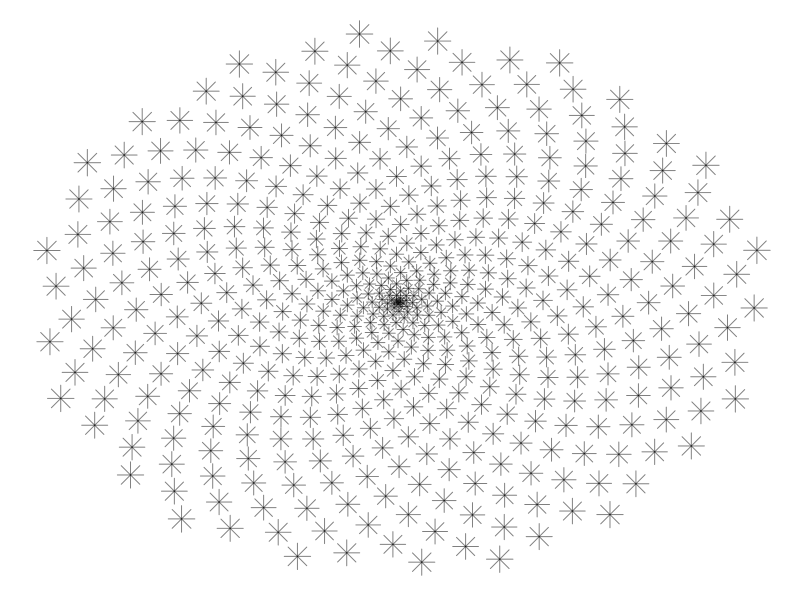
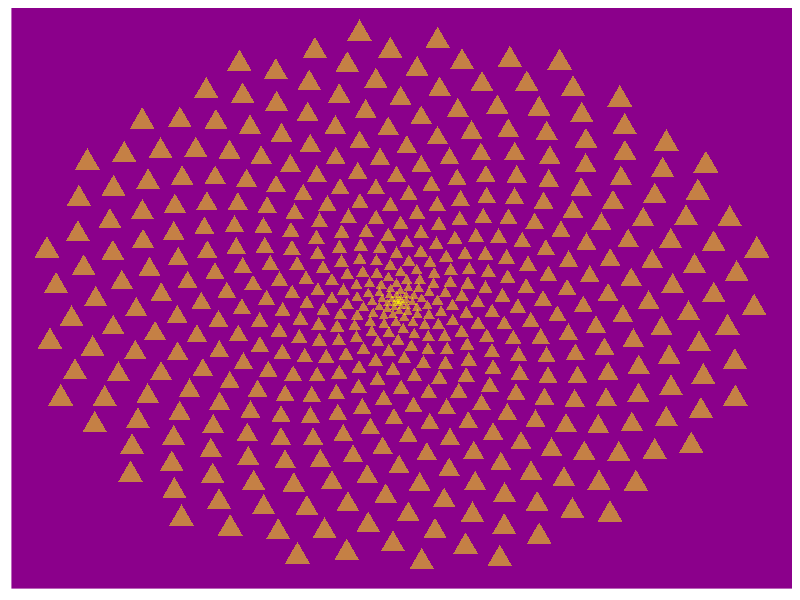
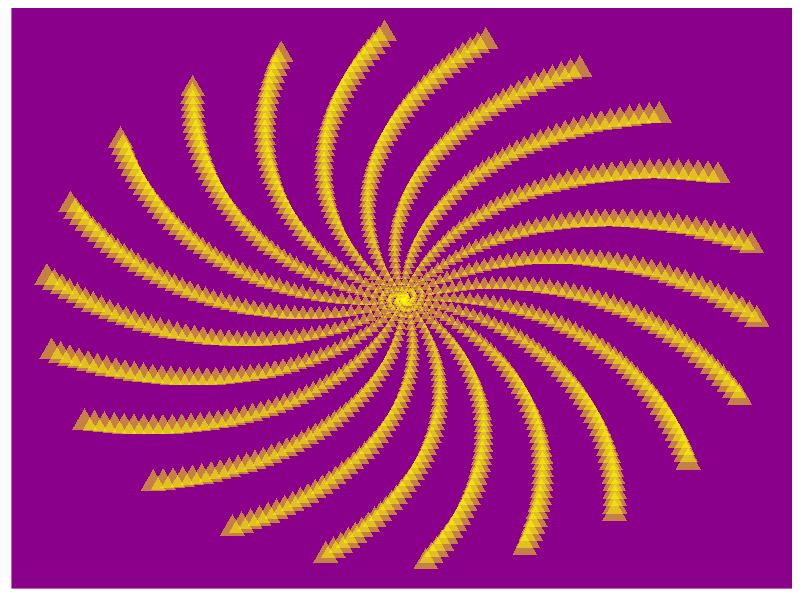
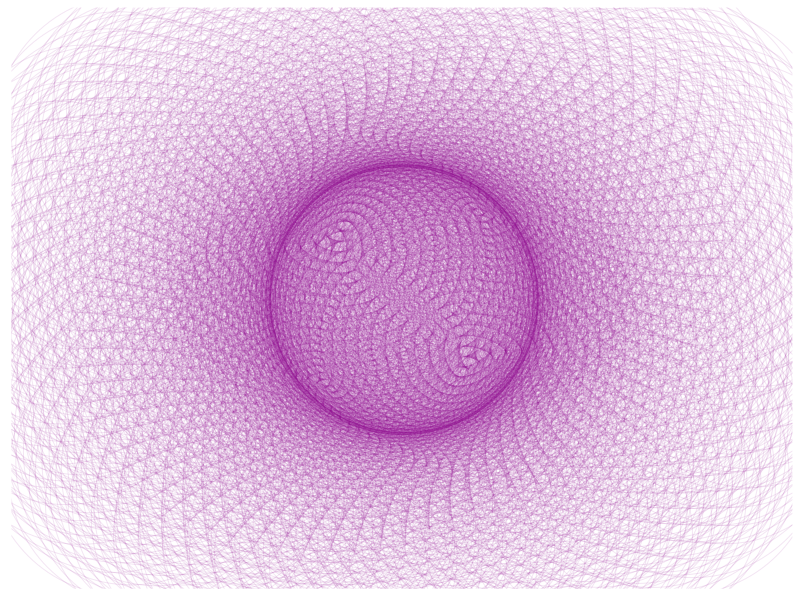

Recreate these plots in R, in order.
options(repr.plot.width = 4, repr.plot.height = 4)
library("ggplot2")

# Make a dandelion
angle <- pi*(3-(sqrt(5)))
points <- 500
t <- (1:points)*angle
x <- sin(t)
y <- cos(t)
df <- data.frame(t, x, y)
p <- ggplot(df, aes(x*t, y*t))
p + geom_point(aes(size=t), alpha = 0.5, color = "black", shape=8) +
  theme(
    plot.title = NULL,
    panel.background = element_rect(fill = "white"),
    panel.grid = element_blank(),
    axis.title = element_blank(),
    axis.ticks = element_blank(),
    axis.text = element_blank(),
    legend.position = "none"
  )

# Make a sunflower
p <- ggplot(df, aes(x*t, y*t))
p + geom_point(aes(size=t), alpha = 0.5, color = "yellow", shape=17) +
  theme(
    plot.title = NULL,
    panel.background = element_rect(fill = "darkmagenta"),
    panel.grid = element_blank(),
    axis.title = element_blank(),
    axis.ticks = element_blank(),
    axis.text = element_blank(),
    legend.position = "none"
  )

# Sunflower with alpha angle of 2.0
angle <- 2
points <- 1000
t <- (1:points)*angle
x <- sin(t)
y <- cos(t)
df <- data.frame(t, x, y)
p <- ggplot(df, aes(x*t, y*t))
p + geom_point(aes(size=t), alpha = 0.5, color = "yellow", shape=17) +
  theme(
    plot.title = NULL,
    panel.background = element_rect(fill = "darkmagenta"),
    panel.grid = element_blank(),
    axis.title = element_blank(),
    axis.ticks = element_blank(),
    axis.text = element_blank(),
    legend.position = "none"
  )

# Final flower
angle <- 13*(pi/180)
points <- 2000
t <- (1:points)*angle
x <- sin(t)
y <- cos(t)
goosey.data.frame <- data.frame(t, x, y)
jennys.flower <- ggplot(goosey.data.frame, aes(x*t, y*t)) + 
  geom_point(size = 90, alpha = 0.1, color = "magenta4", shape = 1,
             stroke = .5) + 
  theme(plot.title = NULL, panel.background = element_rect(fill = "white"),
        panel.grid = element_blank(), axis.title = element_blank(), 
        axis.ticks = element_blank(),
        axis.text = element_blank(),
        legend.position = "none")
jennys.flower
